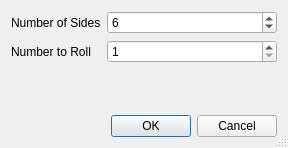
<?xml version="1.0" encoding="UTF-8"?>
<ui version="4.0">
 <class>DiceRollDialogue</class>
 <widget class="QDialog" name="DiceRollDialogue">
  <property name="geometry">
   <rect>
    <x>0</x>
    <y>0</y>
    <width>288</width>
    <height>148</height>
   </rect>
  </property>
  <property name="windowTitle">
   <string>Dialog</string>
  </property>
  <property name="sizeGripEnabled">
   <bool>true</bool>
  </property>
  <layout class="QFormLayout" name="formLayout">
   <item row="0" column="1">
    <widget class="QSpinBox" name="sidesSpinBox">
     <property name="sizePolicy">
      <sizepolicy hsizetype="Minimum" vsizetype="Fixed">
       <horstretch>1</horstretch>
       <verstretch>0</verstretch>
      </sizepolicy>
     </property>
     <property name="minimum">
      <number>2</number>
     </property>
     <property name="maximum">
      <number>1000000</number>
     </property>
     <property name="value">
      <number>6</number>
     </property>
    </widget>
   </item>
   <item row="3" column="1">
    <widget class="QDialogButtonBox" name="buttonBox">
     <property name="orientation">
      <enum>Qt::Horizontal</enum>
     </property>
     <property name="standardButtons">
      <set>QDialogButtonBox::Cancel|QDialogButtonBox::Ok</set>
     </property>
    </widget>
   </item>
   <item row="1" column="1">
    <widget class="QSpinBox" name="numberSpinBox">
     <property name="sizePolicy">
      <sizepolicy hsizetype="Minimum" vsizetype="Fixed">
       <horstretch>1</horstretch>
       <verstretch>0</verstretch>
      </sizepolicy>
     </property>
     <property name="minimum">
      <number>1</number>
     </property>
     <property name="maximum">
      <number>1000000000</number>
     </property>
    </widget>
   </item>
   <item row="0" column="0">
    <widget class="QLabel" name="label">
     <property name="sizePolicy">
      <sizepolicy hsizetype="Preferred" vsizetype="Preferred">
       <horstretch>2</horstretch>
       <verstretch>0</verstretch>
      </sizepolicy>
     </property>
     <property name="text">
      <string>Number of Sides</string>
     </property>
     <property name="buddy">
      <cstring>sidesSpinBox</cstring>
     </property>
    </widget>
   </item>
   <item row="1" column="0">
    <widget class="QLabel" name="label_2">
     <property name="sizePolicy">
      <sizepolicy hsizetype="Preferred" vsizetype="Preferred">
       <horstretch>2</horstretch>
       <verstretch>0</verstretch>
      </sizepolicy>
     </property>
     <property name="text">
      <string>Number to Roll</string>
     </property>
     <property name="buddy">
      <cstring>numberSpinBox</cstring>
     </property>
    </widget>
   </item>
   <item row="2" column="1">
    <spacer name="verticalSpacer">
     <property name="orientation">
      <enum>Qt::Vertical</enum>
     </property>
     <property name="sizeHint" stdset="0">
      <size>
       <width>20</width>
       <height>40</height>
      </size>
     </property>
    </spacer>
   </item>
  </layout>
 </widget>
 <resources/>
 <connections>
  <connection>
   <sender>buttonBox</sender>
   <signal>accepted()</signal>
   <receiver>DiceRollDialogue</receiver>
   <slot>accept()</slot>
   <hints>
    <hint type="sourcelabel">
     <x>248</x>
     <y>254</y>
    </hint>
    <hint type="destinationlabel">
     <x>157</x>
     <y>274</y>
    </hint>
   </hints>
  </connection>
  <connection>
   <sender>buttonBox</sender>
   <signal>rejected()</signal>
   <receiver>DiceRollDialogue</receiver>
   <slot>reject()</slot>
   <hints>
    <hint type="sourcelabel">
     <x>316</x>
     <y>260</y>
    </hint>
    <hint type="destinationlabel">
     <x>286</x>
     <y>274</y>
    </hint>
   </hints>
  </connection>
 </connections>
</ui>
